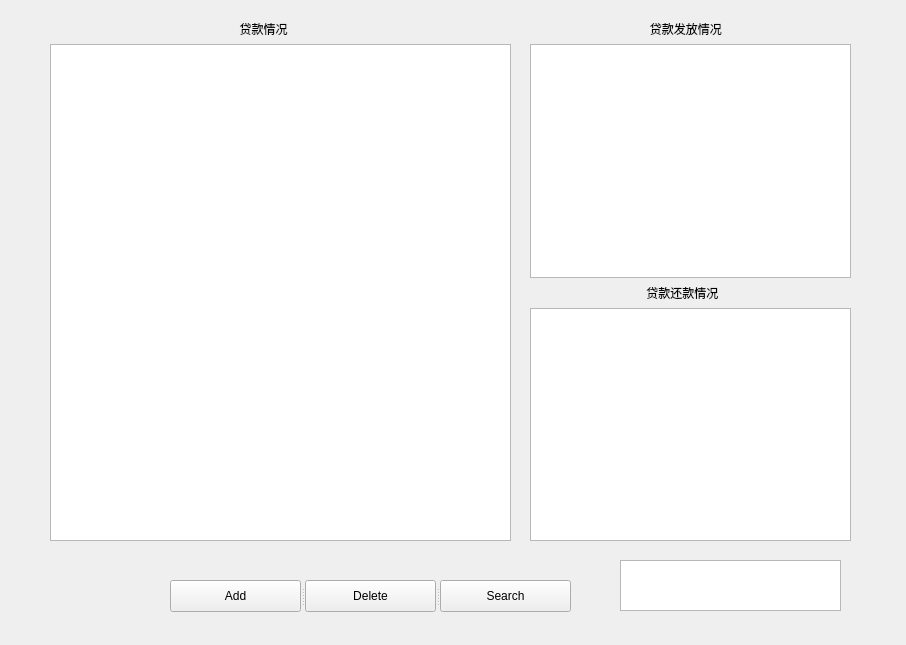
<?xml version="1.0" encoding="UTF-8"?>
<ui version="4.0">
 <class>BusinessForm</class>
 <widget class="QWidget" name="BusinessForm">
  <property name="geometry">
   <rect>
    <x>0</x>
    <y>0</y>
    <width>906</width>
    <height>645</height>
   </rect>
  </property>
  <property name="windowTitle">
   <string>BusinessForm</string>
  </property>
  <widget class="QSplitter" name="splitter">
   <property name="geometry">
    <rect>
     <x>170</x>
     <y>580</y>
     <width>401</width>
     <height>32</height>
    </rect>
   </property>
   <property name="orientation">
    <enum>Qt::Horizontal</enum>
   </property>
   <widget class="QPushButton" name="AddBtn">
    <property name="text">
     <string>Add</string>
    </property>
   </widget>
   <widget class="QPushButton" name="DeleteBtn">
    <property name="text">
     <string>Delete</string>
    </property>
   </widget>
   <widget class="QPushButton" name="SearchBtn">
    <property name="text">
     <string>Search</string>
    </property>
   </widget>
  </widget>
  <widget class="QTextEdit" name="messagetextEdit">
   <property name="geometry">
    <rect>
     <x>620</x>
     <y>560</y>
     <width>221</width>
     <height>51</height>
    </rect>
   </property>
  </widget>
  <widget class="QWidget" name="">
   <property name="geometry">
    <rect>
     <x>530</x>
     <y>20</y>
     <width>321</width>
     <height>521</height>
    </rect>
   </property>
   <layout class="QVBoxLayout" name="verticalLayout">
    <item>
     <widget class="QLabel" name="label_5">
      <property name="text">
       <string>                                    贷款发放情况</string>
      </property>
     </widget>
    </item>
    <item>
     <widget class="QTableWidget" name="granttable">
      <property name="font">
       <font>
        <pointsize>8</pointsize>
       </font>
      </property>
     </widget>
    </item>
    <item>
     <widget class="QLabel" name="label_4">
      <property name="text">
       <string>                                   贷款还款情况</string>
      </property>
     </widget>
    </item>
    <item>
     <widget class="QTableWidget" name="repaytable">
      <property name="font">
       <font>
        <pointsize>8</pointsize>
       </font>
      </property>
     </widget>
    </item>
   </layout>
  </widget>
  <widget class="QWidget" name="">
   <property name="geometry">
    <rect>
     <x>50</x>
     <y>20</y>
     <width>461</width>
     <height>521</height>
    </rect>
   </property>
   <layout class="QVBoxLayout" name="verticalLayout_2">
    <item>
     <widget class="QLabel" name="label_3">
      <property name="text">
       <string>                                                         贷款情况</string>
      </property>
     </widget>
    </item>
    <item>
     <widget class="QTableWidget" name="loantable">
      <property name="font">
       <font>
        <pointsize>8</pointsize>
       </font>
      </property>
     </widget>
    </item>
   </layout>
  </widget>
 </widget>
 <resources/>
 <connections/>
</ui>
